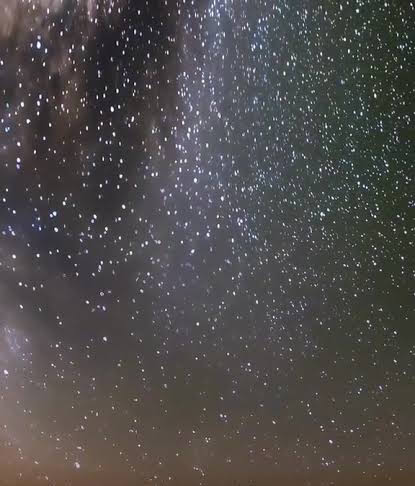
#> input picture shows/p1.jpg, 415 x 486 px; its folder holds only this picture in this run
$ python build_custom_sky.py
#> lines starting #> are read from the running program, lines starting #| are printed output that depends on the picture
"""Blend the user's shows images into a seamless decorative sky panorama."""
from pathlib import Path
import re
import numpy as np
from PIL import Image

ROOT = Path(__file__).resolve().parents[1]
WIDTH, HEIGHT = 4096, 2048


def main():
    paths = sorted(
        (p for p in (ROOT / 'shows').iterdir()
         if p.suffix.lower() in {'.jpg', '.jpeg', '.png', '.webp'}),
        key=lambda p: [int(part) if part.isdigit() else part.lower()
                       for part in re.split(r'(\d+)', p.name)],
    )
    if not paths:
        raise SystemExit('No sky images found in shows/')
    # Cover the full circle using every image, with soft overlapping edges.
    count = max(6, len(paths))
    strip_height, step = 1024, WIDTH / count
    tile_width = round(step * 1.54)
    total = np.zeros((strip_height, WIDTH, 3), dtype=np.float32)
    weights = np.zeros((1, WIDTH, 1), dtype=np.float32)
    for index in range(count):
        path = paths[index % len(paths)]
        with Image.open(path) as source:
#> source is the input picture: PIL image 415x486 RGB; mean R, G, B 78.3, 75.2, 74.9
            tile = np.asarray(source.convert('RGB').resize((tile_width, strip_height), Image.Resampling.LANCZOS), dtype=np.float32)
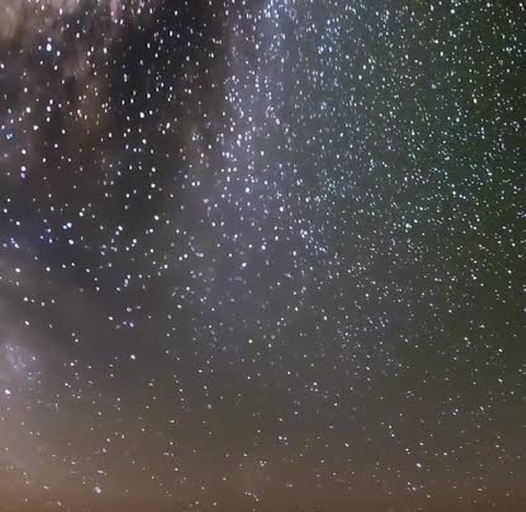
#> tile: shape (1024, 1051, 3) float32 (shown at 1/2 size); mean R, G, B 78.3, 75.2, 74.9
        x = (np.arange(tile_width) + round(index * step)) % WIDTH
        weight = np.sin(np.pi * (np.arange(tile_width) + 0.5) / tile_width) ** 2
        total[:, x] += tile * weight[None, :, None]
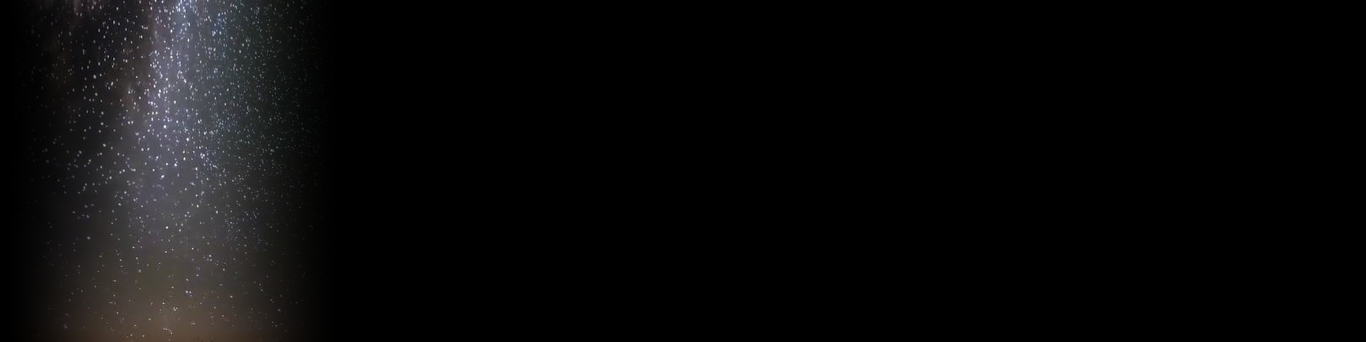
#> total: shape (1024, 4096, 3) float32 (shown at 1/3 size); mean R, G, B 10.5, 10.1, 10.3
        weights[:, x] += weight[None, :, None]
    strip = total / weights
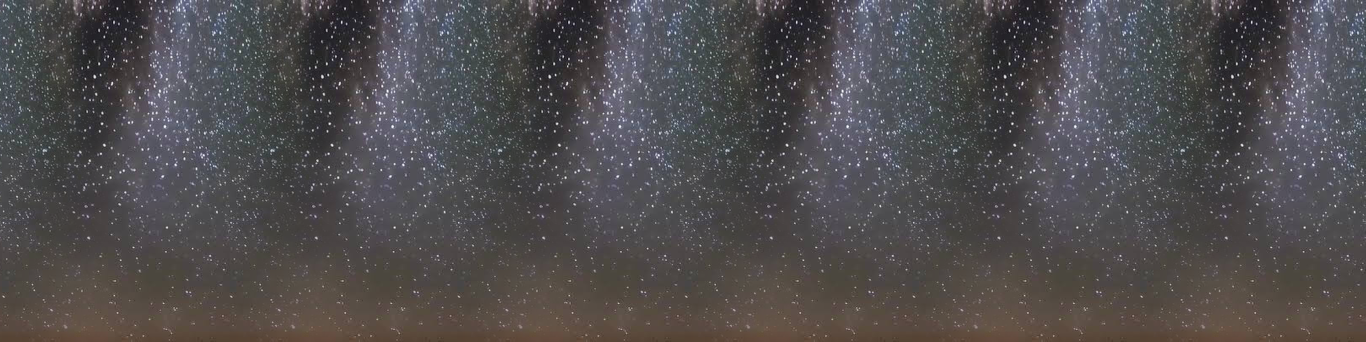
#> strip: shape (1024, 4096, 3) float32 (shown at 1/3 size); mean R, G, B 80.8, 76.4, 77.8; drawn with min black and max white
    result = np.empty((HEIGHT, WIDTH, 3), dtype=np.float32)
    result[:strip_height] = strip
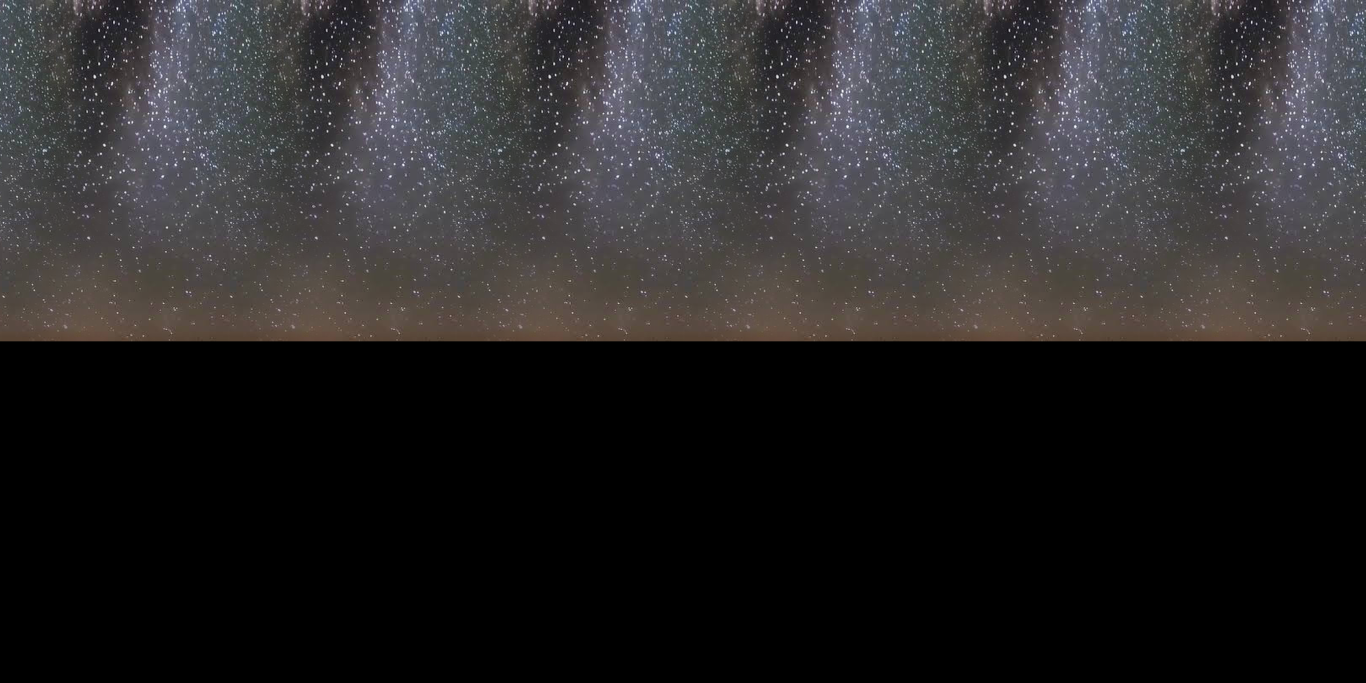
#> result: shape (2048, 4096, 3) float32 (shown at 1/3 size); mean R, G, B 40.4, 38.2, 38.9; drawn with min black and max white
    # Fade to uniform colors at the poles to avoid a pinched star pattern.
    for row in range(160):
        t = row / 160
        result[row] = strip[row] * t + strip[0].mean(axis=0) * (1-t)
    ground = strip[-1].mean(axis=0)
    for row in range(strip_height, HEIGHT):
        t = min(1, (row-strip_height) / 200)
        result[row] = strip[-1] * (1-t) + ground * t
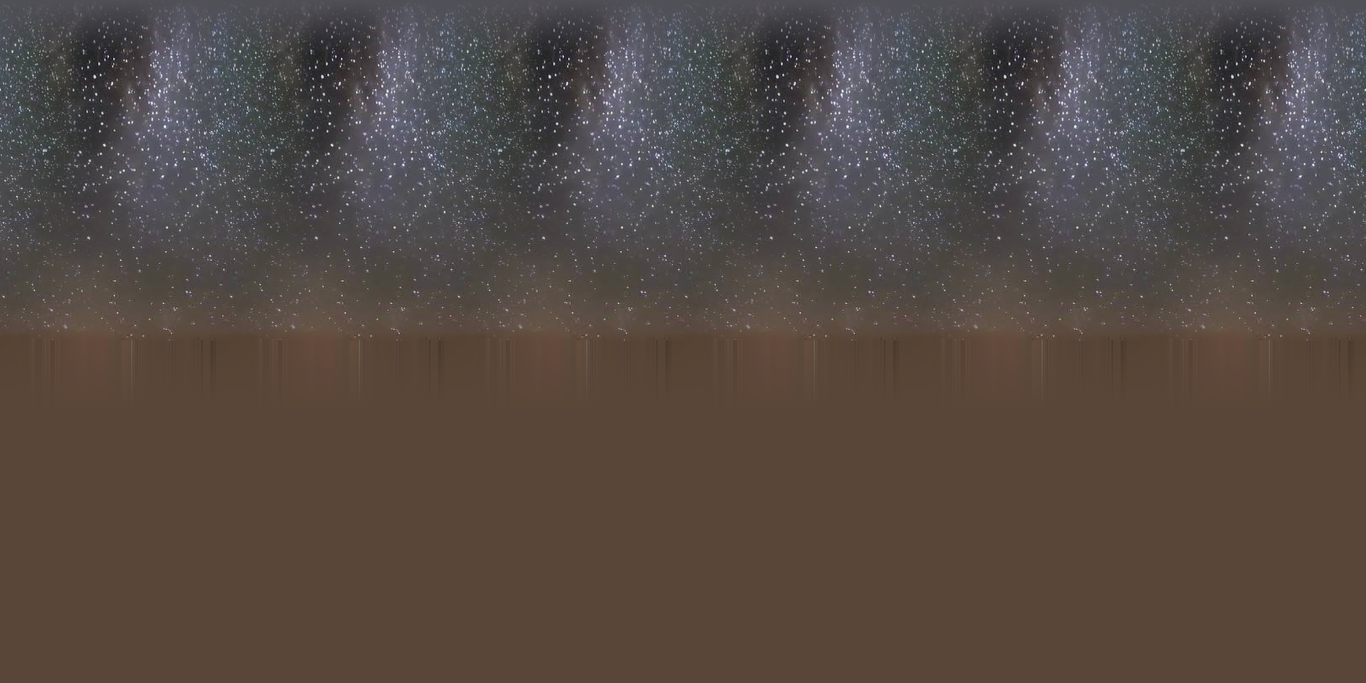
#> result: shape (2048, 4096, 3) float32 (shown at 1/3 size); mean R, G, B 80.4, 70.4, 71.1; drawn with min black and max white
    output = ROOT / 'app/world/custom_stars_sky.jpg'
    Image.fromarray(np.uint8(np.clip(result, 0, 255))).save(output, quality=88, optimize=True, progressive=True)
    print(f'{output}: {output.stat().st_size:,} bytes ({WIDTH}x{HEIGHT})')
    print('Included: ' + ', '.join(p.name for p in paths))


if __name__ == '__main__':
    main()
